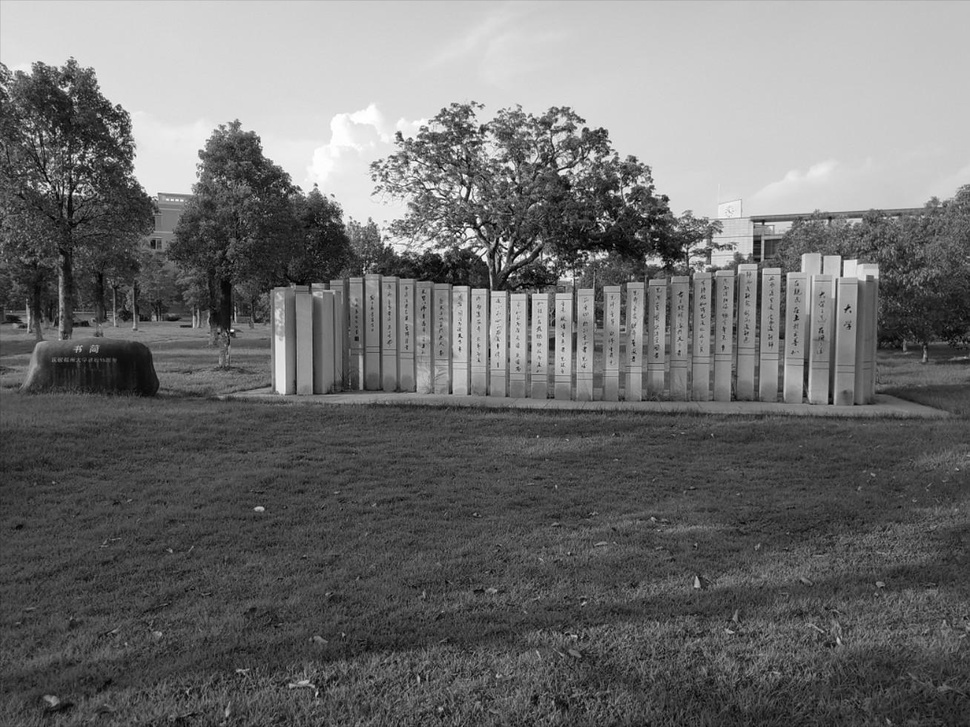
#> input picture cv_homework/7/Fzu_shutong_L.jpg, 970 x 727 px, shrunk from 1308 x 981 before the run
$ python 7_1.py
#> lines starting #> are read from the running program, lines starting #| are printed output that depends on the picture
### cv_homework/7/utils.py
import numpy as np
from PIL import Image
import matplotlib.pyplot as plt


def save_array_img(img: np.ndarray, filename: str) -> None:
    img = Image.fromarray(img)
    img.save(filename)


def log_img(image):
    return np.log(1 + np.abs(image))


# [4 lines left out: function normalization, not called in this run]


def draw_picture(row: int, col: int, f_size: tuple):
    r = row
    c = col
    plt.rcParams['font.sans-serif'] = ['Microsoft YaHei']
    plt.rcParams['axes.unicode_minus'] = False
    plt.figure(figsize=f_size)
    # plt.figure(figsize=(c*3, r*1+1))

    def inner(idx, pic, title, axis_on="off", cmap='gray'):
        ax = plt.subplot(r, c, idx)
        ax.set_title(title, fontsize=10)
        ax.axis(axis_on)
        ax.set_xticks([])
        ax.set_yticks([])
        if cmap is None:
            plt.imshow(pic)
        else:
            plt.imshow(pic, cmap=cmap)
    return inner


def save_picture(row: int=1, col: int=1, f_size: tuple=(12, 12)):
    ax = plt.subplot(row, col, 1)
    ax.axis("off")

    def inner(img: np.ndarray, path: str, color_map=None):
        plt.figure(figsize=f_size)
        plt.imshow(img, cmap=color_map)
        plt.xticks([])  #去掉x轴
        plt.yticks([])  #去掉y轴
        plt.axis('off')  #去掉坐标轴
        # 必须在imshow调用之后
        plt.savefig(path)
    return inner


# [58 lines left out: functions draw_scatter, draw_decision_border, not called in this run]

### cv_homework/7/7_1.py
import os

import numpy as np
import matplotlib.pyplot as plt
import cv2

from utils import draw_picture
from utils import save_picture

"""
作业7：
    在网上寻找一张福州大学校园图像，并将之转换为灰度图像，完成以下题目：
    1选用某个边缘提取算子，编程实现图像边缘轮廓提取。
    2分析角点特征，编程实现图像角点提取。
    将程序代码和实验结果图上传。编程语言不限。
    https://www.icourse163.org/spoc/learn/FZU-1462424162?tid=1463209447#/learn/hw?id=1237694144

参考：
    https://docs.opencv.org/4.5.1/d4/d86/group__imgproc__filter.html#gaa13106761eedf14798f37aa2d60404c9
    https://docs.opencv.org/4.5.1/df/d74/classcv_1_1FastFeatureDetector.html
"""


def main():
    dirname = os.path.dirname(__file__)
    img = plt.imread(f'{dirname}/Fzu_shutong_L.jpg')
#> img is the input picture: shape (727, 970); min 0, max 255, mean 110.4
    draw = draw_picture(1, 3, (15, 4))
    draw(1, img, '原图')

    dx = cv2.Scharr(img, -1, 1, 0)
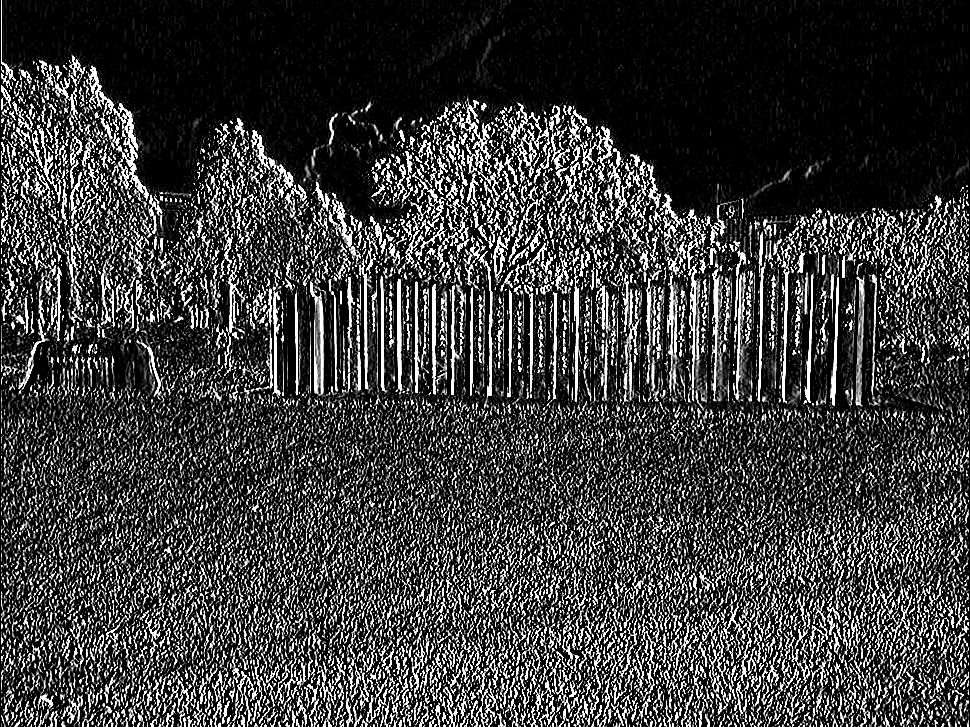
#> dx: shape (727, 970); min 0, max 255, mean 59.9
    dy = cv2.Scharr(img, -1, 0, 1)
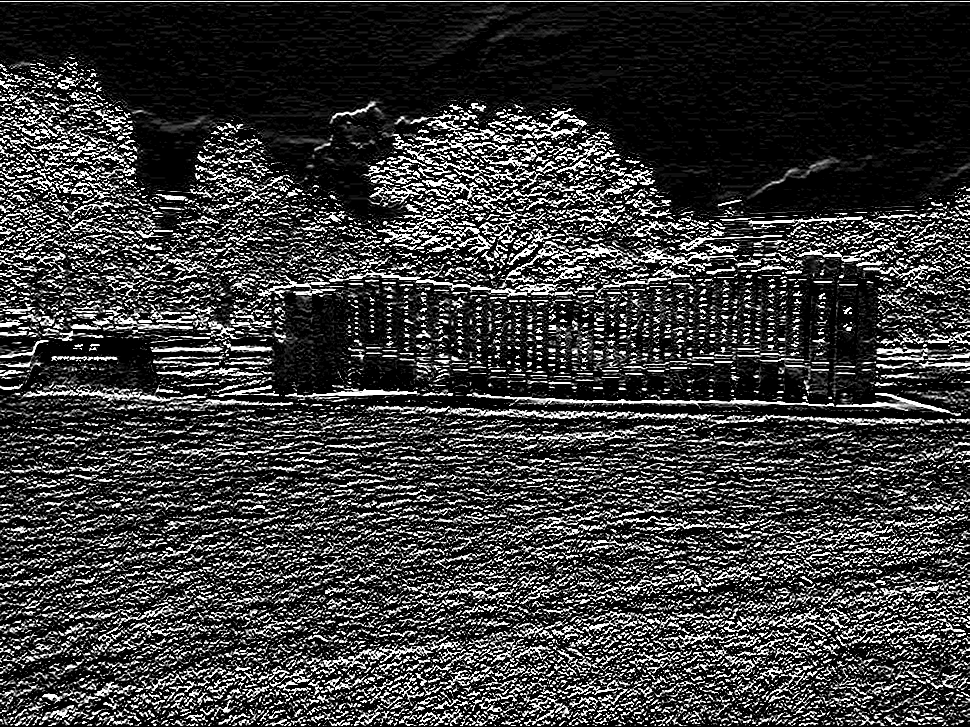
#> dy: shape (727, 970); min 0, max 255, mean 57.9
    d_img = cv2.addWeighted(dx, 0.5, dy, 0.5, 0)
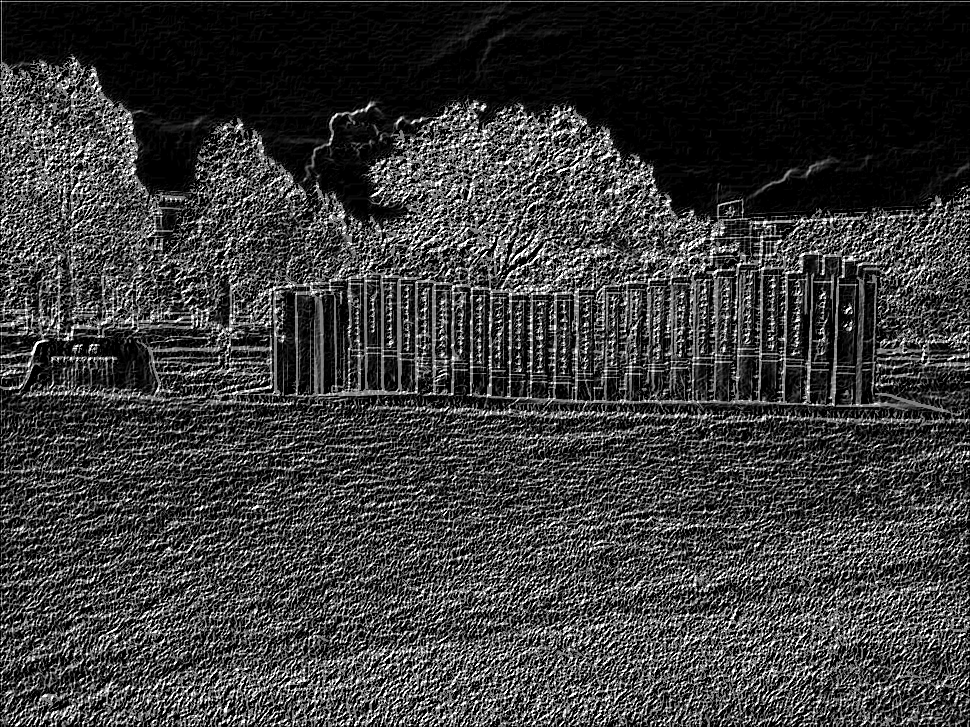
#> d_img: shape (727, 970); min 0, max 255, mean 59
    draw(2, d_img, 'Scharr边缘')

    fast = cv2.FastFeatureDetector_create(threshold=42, nonmaxSuppression=True, type=cv2.FAST_FEATURE_DETECTOR_TYPE_7_12)
    keypoints = None
    keypoints = fast.detect(img)
#> keypoints = 3677 keypoints; strongest (x, y, size): (231, 330, 7), (597, 218, 7), (514, 247, 7), (482, 226, 7)
    corner_img = cv2.drawKeypoints(img, keypoints, None, color=(255, 142, 29))
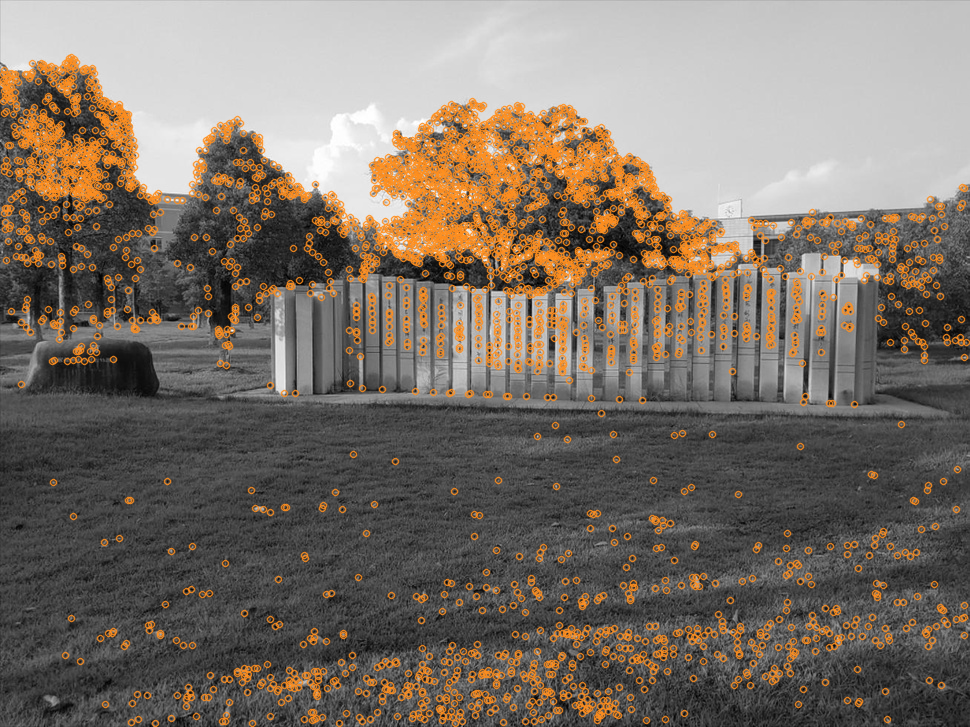
#> corner_img: shape (727, 970, 3); mean of channels 0, 1, 2 124.4, 113.8, 103.3; drawn as R, G, B
    draw(3, corner_img, 'Fast角点')
    plt.savefig(f'{dirname}/Fzu_shutong_L_ed.jpg')
    plt.show()

    save = save_picture()
    save(d_img, f'{dirname}/Scharr边缘.jpg', "gray")
    save(corner_img, f'{dirname}/Fast角点.jpg')

if __name__ == "__main__":
    main()

$ run again, with cv_homework/7/Fast角点.jpg copied over cv_homework/7/Fzu_shutong_L.jpg
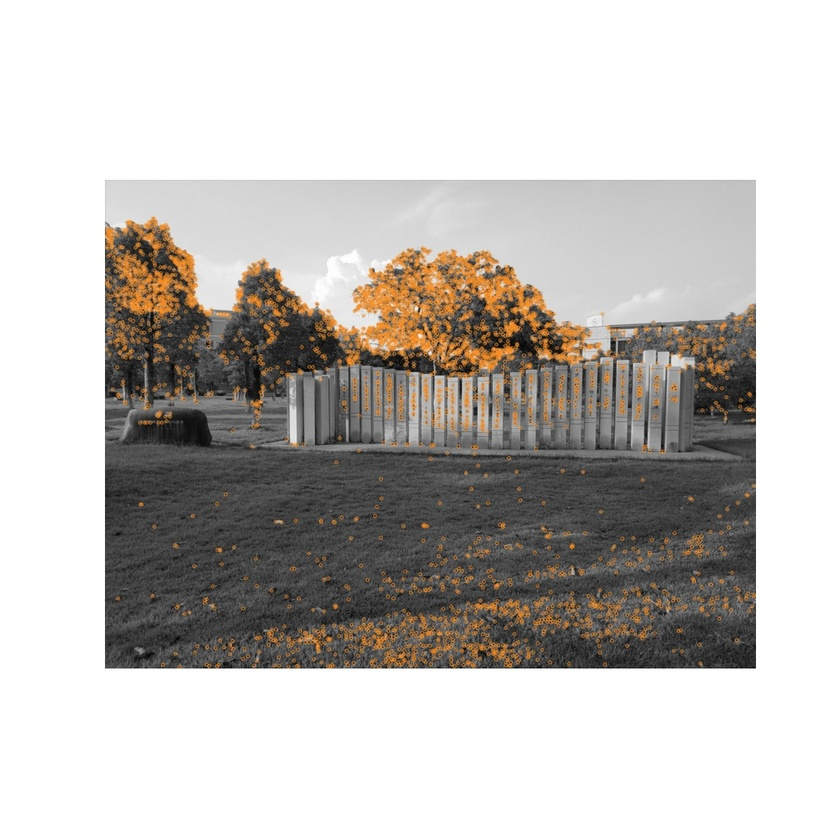
#> input picture cv_homework/7/Fast角点.jpg, 840 x 840 px, shrunk from 1200 x 1200 before the run
#> in main, img is the input picture: shape (840, 840, 3); mean R, G, B 194.5, 190.8, 187.1
#> in main, `d_img = cv2.addWeighted(dx, 0.5, dy, 0.5, 0)`:
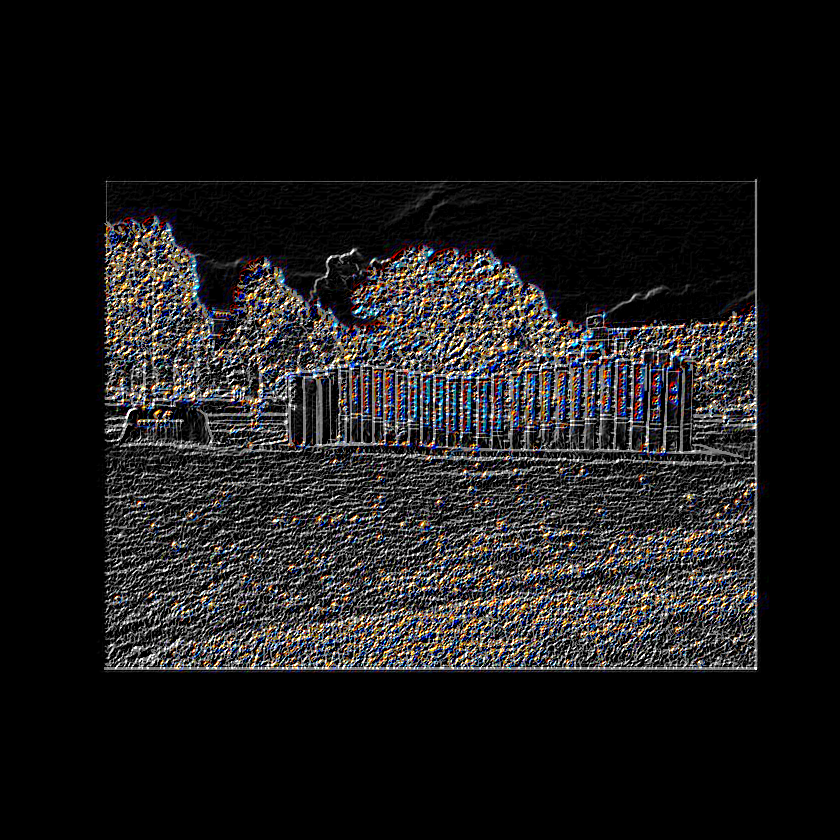
#> d_img: shape (840, 840, 3); mean R, G, B 28.1, 27, 27.3
#> keypoints = 1284 keypoints; strongest (x, y, size): (755, 667, 7), (105, 667, 7), (497, 266, 7), (105, 222, 7)
#> in main, `corner_img = cv2.drawKeypoints(img, keypoints, None, color=(255, 142, ..`:
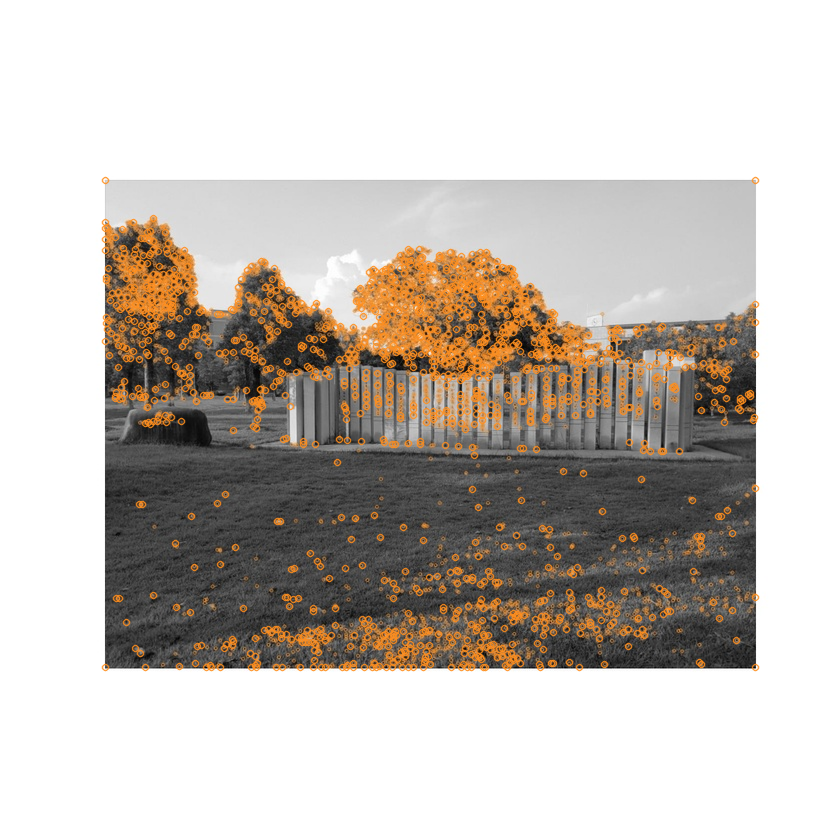
#> corner_img: shape (840, 840, 3); mean R, G, B 199, 192.1, 185.2
